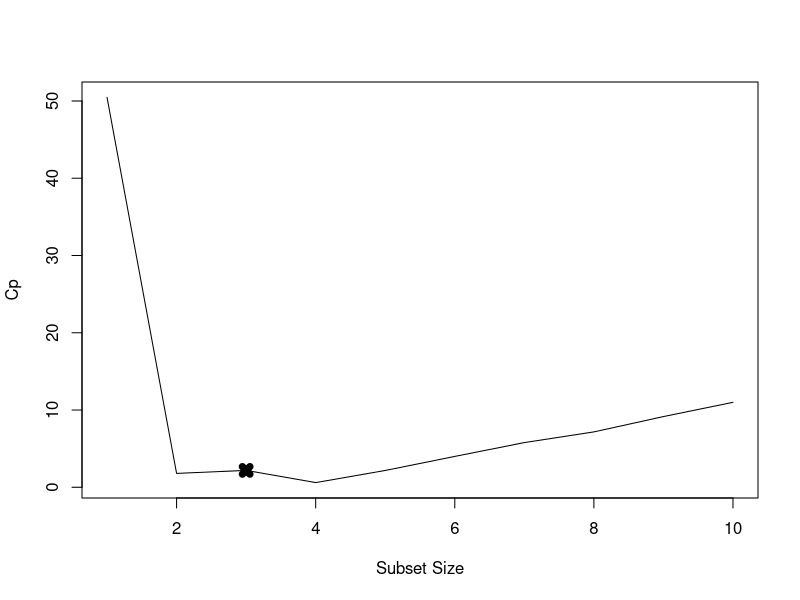
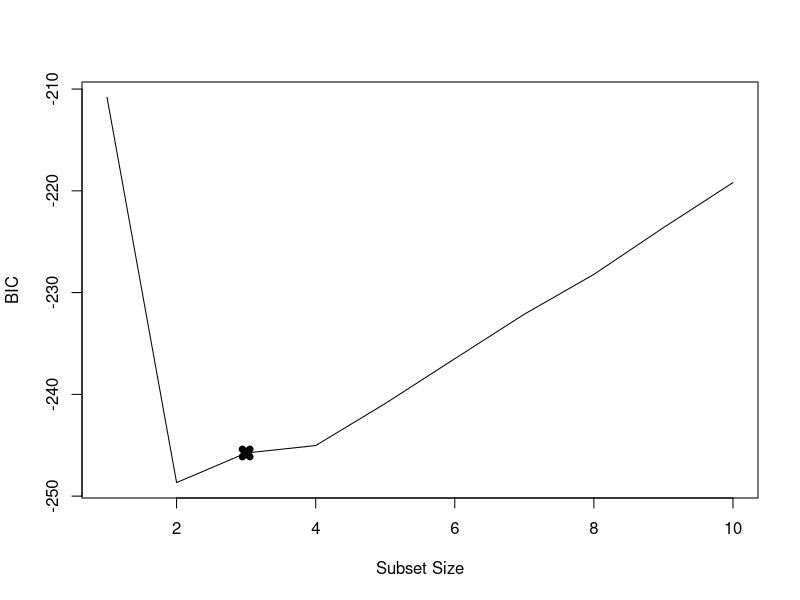
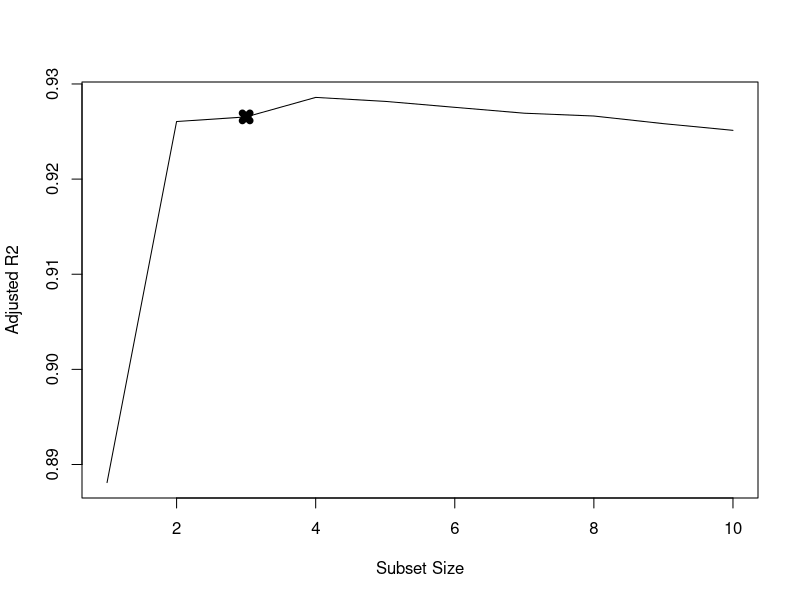
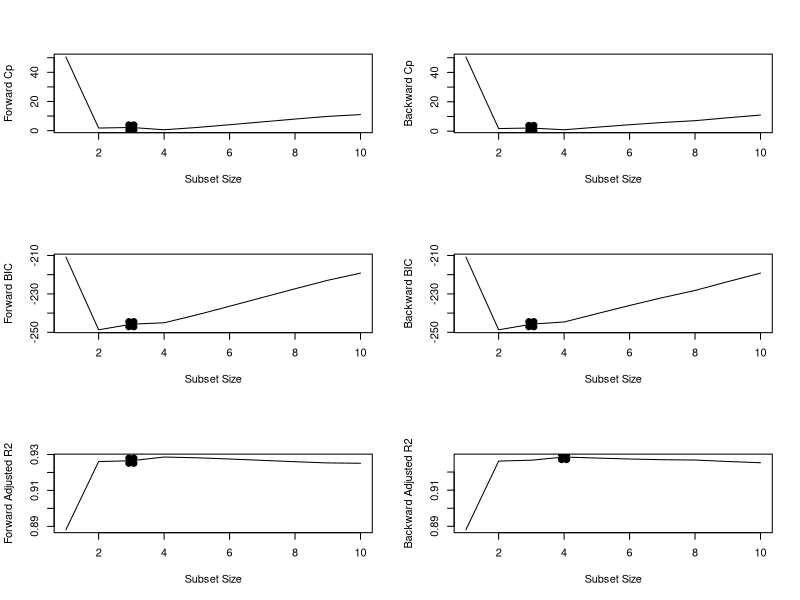

Recreate these plots in R, in order.
## ---- chunk 1
knitr::opts_chunk$set(echo = TRUE)
## ---- chunk 2
set.seed(1)
X <- rnorm(100)
noise <- rnorm(100)
## ---- chunk 3
Y <- 2 + 1*X + 3*X^2 - 0.1*X^3 + noise
## ---- chunk 4
library(leaps)
data.full <-  data.frame("y" = Y, "x" = X)
mod.full <-  regsubsets(y ~ poly(x, 10, raw=TRUE), data = data.full, nvmax = 10)
mod.summary <-  summary(mod.full)
which.min(mod.summary$cp)
which.min(mod.summary$bic)
which.max(mod.summary$adjr2)
## ---- chunk 5
plot(mod.summary$cp, xlab="Subset Size", ylab="Cp", pch=20, type="l")
points(3, mod.summary$cp[3], pch=4, lwd=7)
## ---- chunk 6
plot(mod.summary$bic, xlab="Subset Size", ylab="BIC", pch=20, type="l")
points(3, mod.summary$bic[3], pch=4, lwd=7)
## ---- chunk 7
plot(mod.summary$adjr2, xlab="Subset Size", ylab="Adjusted R2", pch=20, type="l")
points(3, mod.summary$adjr2[3], pch=4, lwd=7)
## ---- chunk 8
coefficients(mod.full, id=3)
## ---- chunk 9
mod.fwd <-  regsubsets(y ~ poly(x, 10, raw=TRUE), 
                       data = data.full, nvmax = 10, 
                       method="forward")

# backward
mod.bwd <-  regsubsets(y ~ poly(x, 10, raw=TRUE), 
                       data = data.full, nvmax=10, 
                       method="backward")

fwd.summary <-  summary(mod.fwd)
bwd.summary <-  summary(mod.bwd)

which.min(fwd.summary$cp)
which.min(bwd.summary$cp)
which.min(fwd.summary$bic)
which.min(bwd.summary$bic)
which.max(fwd.summary$adjr2)
which.max(bwd.summary$adjr2)
## ---- chunk 10
par(mfrow=c(3, 2))

plot(fwd.summary$cp, xlab="Subset Size", ylab="Forward Cp", pch=20, type="l")
points(3, fwd.summary$cp[3], pch=4,  lwd=7)
plot(bwd.summary$cp, xlab="Subset Size", ylab="Backward Cp", pch=20, type="l")
points(3, bwd.summary$cp[3], pch=4,  lwd=7)
plot(fwd.summary$bic, xlab="Subset Size", ylab="Forward BIC", pch=20, type="l")
points(3, fwd.summary$bic[3], pch=4,  lwd=7)
plot(bwd.summary$bic, xlab="Subset Size", ylab="Backward BIC", pch=20, type="l")
points(3, bwd.summary$bic[3], pch=4,  lwd=7)
plot(fwd.summary$adjr2, xlab="Subset Size", ylab="Forward Adjusted R2", pch=20, type="l")
points(3, fwd.summary$adjr2[3], pch=4,  lwd=7)
plot(bwd.summary$adjr2, xlab="Subset Size", ylab="Backward Adjusted R2", pch=20, type="l")
points(4, bwd.summary$adjr2[4], pch=4,  lwd=7)
## ---- chunk 11
coefficients(mod.fwd, id=3)
coefficients(mod.bwd, id=3)
coefficients(mod.fwd, id=4)
